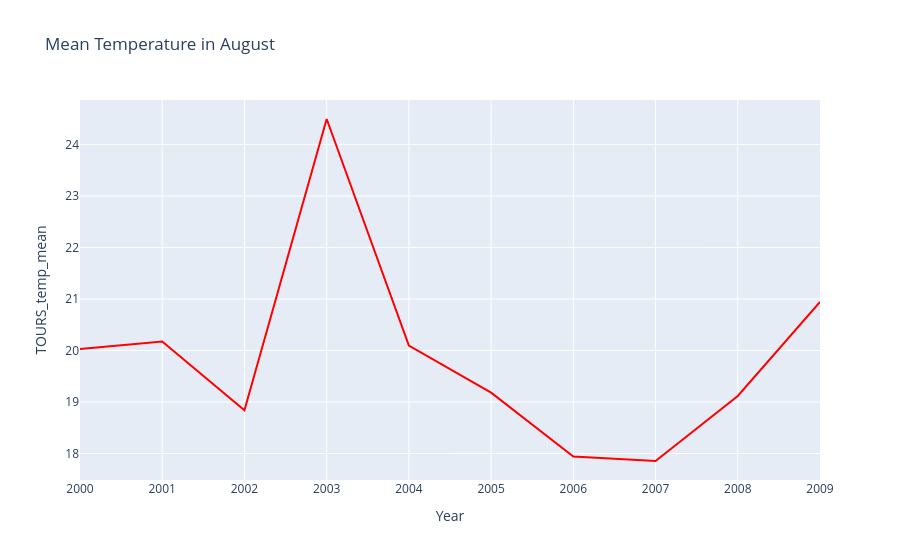

The cell this chart's notebook holds for it:
### Code cell
df_temp = df[df['MONTH'] == 8]
df_august = df_temp.groupby('Year')['TOURS_temp_mean'].mean().reset_index()

fig_aug = px.line(df_august, x='Year', y='TOURS_temp_mean', title="Mean Temperature in August",color_discrete_sequence=["red"])
fig_aug.show()

fig_aug.write_image("charts/Mean Temperature in August.png")

### Figure 1 — Plotly figure (JSON) as saved in the notebook; plotly's stock layout.template omitted (floating-point values rounded to 4 significant figures)
{"data": [{"hovertemplate": "Year=%{x}<br>TOURS_temp_mean=%{y}<extra></extra>", "legendgroup": "", "line": {"color": "red", "dash": "solid"}, "marker": {"symbol": "circle"}, "mode": "lines", "name": "", "orientation": "v", "showlegend": false, "type": "scatter", "x": [2000, 2001, 2002, 2003, 2004, 2005, 2006, 2007, 2008, 2009], "xaxis": "x", "y": [20.03, 20.17, 18.84, 24.49, 20.1, 19.18, 17.94, 17.85, 19.12, 20.94], "yaxis": "y"}], "layout": {"legend": {"tracegroupgap": 0}, "title": {"text": "Mean Temperature in August"}, "xaxis": {"anchor": "y", "domain": [0, 1], "title": {"text": "Year"}}, "yaxis": {"anchor": "x", "domain": [0, 1], "title": {"text": "TOURS_temp_mean"}}}}
